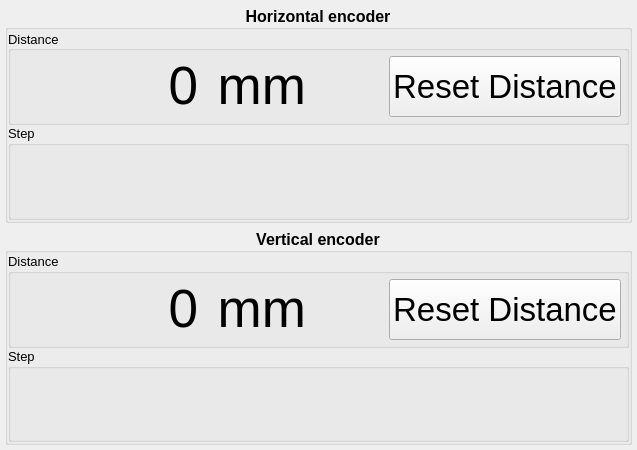
<?xml version="1.0" encoding="UTF-8"?>
<ui version="4.0">
 <class>ScannerEncodersPage</class>
 <widget class="QWidget" name="ScannerEncodersPage">
  <property name="geometry">
   <rect>
    <x>0</x>
    <y>0</y>
    <width>637</width>
    <height>450</height>
   </rect>
  </property>
  <property name="windowTitle">
   <string>Form</string>
  </property>
  <layout class="QVBoxLayout" name="verticalLayout_3">
   <property name="spacing">
    <number>5</number>
   </property>
   <property name="leftMargin">
    <number>5</number>
   </property>
   <property name="topMargin">
    <number>5</number>
   </property>
   <property name="rightMargin">
    <number>5</number>
   </property>
   <property name="bottomMargin">
    <number>5</number>
   </property>
   <item>
    <widget class="QGroupBox" name="groupBox">
     <property name="font">
      <font>
       <pointsize>12</pointsize>
       <weight>75</weight>
       <bold>true</bold>
       <underline>false</underline>
      </font>
     </property>
     <property name="title">
      <string>Horizontal encoder</string>
     </property>
     <property name="alignment">
      <set>Qt::AlignCenter</set>
     </property>
     <layout class="QVBoxLayout" name="verticalLayout">
      <property name="spacing">
       <number>0</number>
      </property>
      <property name="leftMargin">
       <number>0</number>
      </property>
      <property name="topMargin">
       <number>0</number>
      </property>
      <property name="rightMargin">
       <number>0</number>
      </property>
      <property name="bottomMargin">
       <number>0</number>
      </property>
      <item>
       <widget class="QGroupBox" name="distanceGroupBox">
        <property name="sizePolicy">
         <sizepolicy hsizetype="Preferred" vsizetype="Expanding">
          <horstretch>0</horstretch>
          <verstretch>0</verstretch>
         </sizepolicy>
        </property>
        <property name="font">
         <font>
          <pointsize>10</pointsize>
          <weight>50</weight>
          <bold>false</bold>
          <underline>false</underline>
         </font>
        </property>
        <property name="title">
         <string>Distance</string>
        </property>
        <property name="alignment">
         <set>Qt::AlignLeading|Qt::AlignLeft|Qt::AlignVCenter</set>
        </property>
        <layout class="QHBoxLayout" name="horizontalLayout_2">
         <property name="spacing">
          <number>5</number>
         </property>
         <property name="leftMargin">
          <number>5</number>
         </property>
         <property name="topMargin">
          <number>5</number>
         </property>
         <property name="rightMargin">
          <number>5</number>
         </property>
         <property name="bottomMargin">
          <number>5</number>
         </property>
         <item>
          <widget class="QLabel" name="horizontalDistanceLabel">
           <property name="minimumSize">
            <size>
             <width>66</width>
             <height>0</height>
            </size>
           </property>
           <property name="maximumSize">
            <size>
             <width>16777215</width>
             <height>50</height>
            </size>
           </property>
           <property name="font">
            <font>
             <pointsize>40</pointsize>
            </font>
           </property>
           <property name="text">
            <string>0</string>
           </property>
           <property name="alignment">
            <set>Qt::AlignRight|Qt::AlignTrailing|Qt::AlignVCenter</set>
           </property>
          </widget>
         </item>
         <item>
          <widget class="QLabel" name="label_6">
           <property name="sizePolicy">
            <sizepolicy hsizetype="Preferred" vsizetype="Expanding">
             <horstretch>0</horstretch>
             <verstretch>0</verstretch>
            </sizepolicy>
           </property>
           <property name="maximumSize">
            <size>
             <width>16777215</width>
             <height>50</height>
            </size>
           </property>
           <property name="font">
            <font>
             <pointsize>40</pointsize>
            </font>
           </property>
           <property name="text">
            <string> mm</string>
           </property>
          </widget>
         </item>
         <item>
          <widget class="QPushButton" name="resetHorizontalDistanceButton">
           <property name="sizePolicy">
            <sizepolicy hsizetype="Preferred" vsizetype="Maximum">
             <horstretch>0</horstretch>
             <verstretch>0</verstretch>
            </sizepolicy>
           </property>
           <property name="maximumSize">
            <size>
             <width>16777215</width>
             <height>90</height>
            </size>
           </property>
           <property name="font">
            <font>
             <pointsize>25</pointsize>
            </font>
           </property>
           <property name="focusPolicy">
            <enum>Qt::NoFocus</enum>
           </property>
           <property name="text">
            <string>Reset Distance</string>
           </property>
          </widget>
         </item>
        </layout>
       </widget>
      </item>
      <item>
       <widget class="QGroupBox" name="stepEncoderGroupBox">
        <property name="sizePolicy">
         <sizepolicy hsizetype="Preferred" vsizetype="Expanding">
          <horstretch>0</horstretch>
          <verstretch>0</verstretch>
         </sizepolicy>
        </property>
        <property name="font">
         <font>
          <pointsize>10</pointsize>
          <weight>50</weight>
          <bold>false</bold>
          <underline>false</underline>
         </font>
        </property>
        <property name="title">
         <string>Step</string>
        </property>
        <layout class="QHBoxLayout" name="horizontalLayout">
         <property name="spacing">
          <number>5</number>
         </property>
         <property name="leftMargin">
          <number>5</number>
         </property>
         <property name="topMargin">
          <number>5</number>
         </property>
         <property name="rightMargin">
          <number>5</number>
         </property>
         <property name="bottomMargin">
          <number>5</number>
         </property>
         <item>
          <widget class="SpinBoxNumber" name="horizontalStepSpinBox" native="true">
           <property name="sizePolicy">
            <sizepolicy hsizetype="Expanding" vsizetype="Expanding">
             <horstretch>0</horstretch>
             <verstretch>0</verstretch>
            </sizepolicy>
           </property>
           <property name="maximumSize">
            <size>
             <width>16777215</width>
             <height>60</height>
            </size>
           </property>
           <property name="font">
            <font>
             <pointsize>40</pointsize>
            </font>
           </property>
          </widget>
         </item>
        </layout>
       </widget>
      </item>
     </layout>
    </widget>
   </item>
   <item>
    <widget class="QGroupBox" name="groupBox_2">
     <property name="font">
      <font>
       <pointsize>12</pointsize>
       <weight>75</weight>
       <bold>true</bold>
      </font>
     </property>
     <property name="title">
      <string>Vertical encoder</string>
     </property>
     <property name="alignment">
      <set>Qt::AlignCenter</set>
     </property>
     <property name="flat">
      <bool>false</bool>
     </property>
     <layout class="QVBoxLayout" name="verticalLayout_2">
      <property name="spacing">
       <number>0</number>
      </property>
      <property name="leftMargin">
       <number>0</number>
      </property>
      <property name="topMargin">
       <number>0</number>
      </property>
      <property name="rightMargin">
       <number>0</number>
      </property>
      <property name="bottomMargin">
       <number>0</number>
      </property>
      <item>
       <widget class="QGroupBox" name="distanceGroupBox_2">
        <property name="sizePolicy">
         <sizepolicy hsizetype="Preferred" vsizetype="Expanding">
          <horstretch>0</horstretch>
          <verstretch>0</verstretch>
         </sizepolicy>
        </property>
        <property name="font">
         <font>
          <pointsize>10</pointsize>
          <weight>50</weight>
          <bold>false</bold>
         </font>
        </property>
        <property name="title">
         <string>Distance</string>
        </property>
        <layout class="QHBoxLayout" name="horizontalLayout_3">
         <property name="spacing">
          <number>5</number>
         </property>
         <property name="leftMargin">
          <number>5</number>
         </property>
         <property name="topMargin">
          <number>5</number>
         </property>
         <property name="rightMargin">
          <number>5</number>
         </property>
         <property name="bottomMargin">
          <number>5</number>
         </property>
         <item>
          <widget class="QLabel" name="verticalDistanceLabel">
           <property name="minimumSize">
            <size>
             <width>66</width>
             <height>0</height>
            </size>
           </property>
           <property name="maximumSize">
            <size>
             <width>16777215</width>
             <height>50</height>
            </size>
           </property>
           <property name="font">
            <font>
             <pointsize>40</pointsize>
            </font>
           </property>
           <property name="text">
            <string>0</string>
           </property>
           <property name="alignment">
            <set>Qt::AlignRight|Qt::AlignTrailing|Qt::AlignVCenter</set>
           </property>
          </widget>
         </item>
         <item>
          <widget class="QLabel" name="label_7">
           <property name="sizePolicy">
            <sizepolicy hsizetype="Preferred" vsizetype="Expanding">
             <horstretch>0</horstretch>
             <verstretch>0</verstretch>
            </sizepolicy>
           </property>
           <property name="maximumSize">
            <size>
             <width>16777215</width>
             <height>50</height>
            </size>
           </property>
           <property name="font">
            <font>
             <pointsize>40</pointsize>
            </font>
           </property>
           <property name="text">
            <string> mm</string>
           </property>
          </widget>
         </item>
         <item>
          <widget class="QPushButton" name="resetVerticalDistanceButton">
           <property name="sizePolicy">
            <sizepolicy hsizetype="Preferred" vsizetype="Maximum">
             <horstretch>0</horstretch>
             <verstretch>0</verstretch>
            </sizepolicy>
           </property>
           <property name="maximumSize">
            <size>
             <width>16777215</width>
             <height>90</height>
            </size>
           </property>
           <property name="font">
            <font>
             <pointsize>25</pointsize>
            </font>
           </property>
           <property name="focusPolicy">
            <enum>Qt::NoFocus</enum>
           </property>
           <property name="text">
            <string>Reset Distance</string>
           </property>
          </widget>
         </item>
        </layout>
       </widget>
      </item>
      <item>
       <widget class="QGroupBox" name="stepEncoderGroupBox_2">
        <property name="sizePolicy">
         <sizepolicy hsizetype="Preferred" vsizetype="Expanding">
          <horstretch>0</horstretch>
          <verstretch>0</verstretch>
         </sizepolicy>
        </property>
        <property name="font">
         <font>
          <pointsize>10</pointsize>
          <weight>50</weight>
          <bold>false</bold>
         </font>
        </property>
        <property name="title">
         <string>Step</string>
        </property>
        <layout class="QHBoxLayout" name="horizontalLayout_4">
         <property name="spacing">
          <number>5</number>
         </property>
         <property name="leftMargin">
          <number>5</number>
         </property>
         <property name="topMargin">
          <number>5</number>
         </property>
         <property name="rightMargin">
          <number>5</number>
         </property>
         <property name="bottomMargin">
          <number>5</number>
         </property>
         <item>
          <widget class="SpinBoxNumber" name="verticalStepSpinBox" native="true">
           <property name="sizePolicy">
            <sizepolicy hsizetype="Expanding" vsizetype="Expanding">
             <horstretch>0</horstretch>
             <verstretch>0</verstretch>
            </sizepolicy>
           </property>
           <property name="maximumSize">
            <size>
             <width>16777215</width>
             <height>60</height>
            </size>
           </property>
           <property name="font">
            <font>
             <pointsize>40</pointsize>
            </font>
           </property>
          </widget>
         </item>
        </layout>
       </widget>
      </item>
     </layout>
    </widget>
   </item>
  </layout>
 </widget>
 <customwidgets>
  <customwidget>
   <class>SpinBoxNumber</class>
   <extends>QWidget</extends>
   <header>spinboxnumber.h</header>
   <container>1</container>
  </customwidget>
 </customwidgets>
 <resources/>
 <connections/>
</ui>
